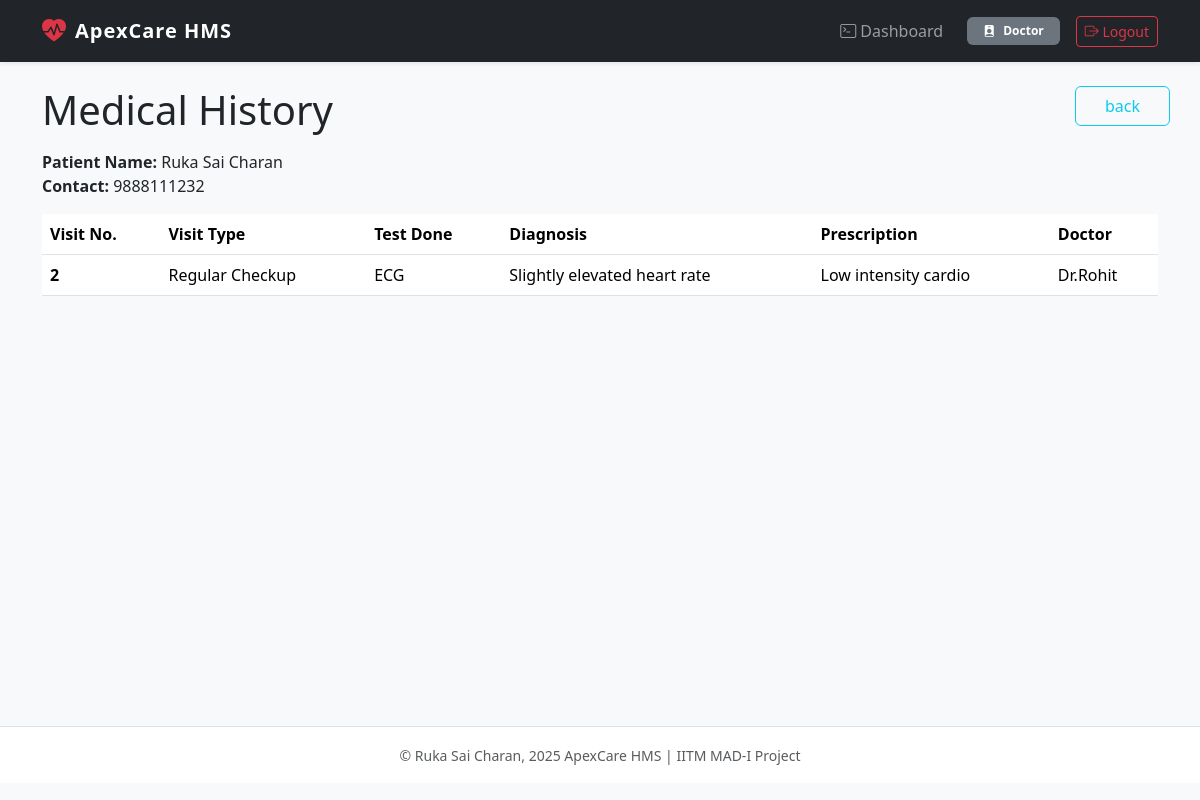
Screenshot of /patient_history/1 (signed in) with the database file from the repository.
### models.py (models this page shows)
class Patient(db.Model):
    id = db.Column(db.Integer, primary_key=True)
    user_id = db.Column(db.Integer, db.ForeignKey('user.id'), nullable=False)
    name = db.Column(db.String(100), nullable=False)
    contact = db.Column(db.String(100))

class Appointment(db.Model):
    id = db.Column(db.Integer, primary_key=True)
    patient_id = db.Column(db.Integer, db.ForeignKey('patient.id'), nullable=False)
    doctor_id = db.Column(db.Integer, db.ForeignKey('doctor.id'), nullable=False)
    appointment_date = db.Column(db.String(100), nullable=False)
    status = db.Column(db.String(50), default='Booked') # e.g., Booked, Completed, Cancelled

class Treatment(db.Model):
    id = db.Column(db.Integer, primary_key=True)
    appointment_id = db.Column(db.Integer, db.ForeignKey('appointment.id'), nullable=False)
    visit_type =  db.Column(db.String(50), default='Routine', nullable=False)
    test_done = db.Column(db.String(50), nullable=False)
    diagnosis = db.Column(db.String(100), nullable=False)
    prescription = db.Column(db.Text, nullable=False)

class Doctor(db.Model):
    id = db.Column(db.Integer, primary_key=True)
    user_id = db.Column(db.Integer, db.ForeignKey('user.id'), nullable=False)
    department_id = db.Column(db.Integer, db.ForeignKey('department.id'), nullable=False)
    name = db.Column(db.String(100), nullable=False)
    dob = db.Column(db.DateTime, nullable=False)
    experience = db.Column(db.Integer, nullable=False)
    specialization = db.Column(db.String(100), nullable=False)
    qualifications = db.Column(db.String(100), nullable=True)
    availability = db.Column(db.String(200), default='{}')

### app.py (the view, shortened to what this page needs)
@app.route('/patient_history/<int:patient_id>')
def patient_history(patient_id):
    if 'user_id' not in session or session.get('role') not in ('doctor', 'admin', 'patient'):
        flash('Unauthorized access')
        return redirect(url_for('login'))
    patient = Patient.query.get_or_404(patient_id)
    doctor = Doctor.query.filter_by(user_id=session['user_id']).first()
    all_appts = Appointment.query.filter_by(
        patient_id=patient.id,
        status="Completed"
    ).all()
    print(all_appts)
    history = []
    for appt in all_appts:
        treatment = Treatment.query.filter_by(appointment_id=appt.id).first()
        doctor_treated = Doctor.query.filter_by(id=appt.doctor_id).first()
        history.append({
            'appointment': appt,
            'treatment': treatment,  # This will be None if not completed
            'doctor': doctor_treated
        })
    return render_template(
        'patient_history.html',
        patient=patient,
        history=history
    )

### templates/patient_history.html (shortened to what this page needs)
{% extends "base.html" %}
{% block content %}
    <div class="row my-2">
        <div class="col-11">
            <h1>Medical History</h1>
        </div>
        <button onclick="goBack()" class="btn btn-outline-info mb-3 col-1">back</button>
    </div>
    <p><strong>Patient Name:</strong> {{ patient.name }}<br/>
    <strong>Contact:</strong> {{ patient.contact }}</p>
    {% if not history %}
        <p>No appointment history found for this patient</p>
    {% else %}
        <table class="table">
            <thead>
                <tr>
                <th scope="col">Visit No.</th>
                <th scope="col">Visit Type</th>
                <th scope="col">Test Done</th>
                <th scope="col">Diagnosis</th>
                <th scope="col">Prescription</th>
                <th scope="col">Doctor</th>
                </tr>
            </thead>
            <tbody>
            {% for item in history %}
                <tr>
                    <th scope="row">{{item.appointment.id}}</th>
                    <td>{{item.treatment.visit_type}}</td>
                    <td>{{item.treatment.test_done}}</td>
                    <td>{{item.treatment.diagnosis}}</td>
                    <td>{{item.treatment.prescription}}</td>
                    <td>Dr.{{item.doctor.name}}</td>
                </tr>
            {% endfor %}
            </tbody>
        </table>
    {% endif %}
{% endblock %}

### rows the page displays
Patient: name "Ruka Sai Charan", contact "9888111232"
Appointment: appointment.id "2"
Treatment: treatment.visit_type "Regular Checkup", treatment.test_done "ECG", treatment.diagnosis "Slightly elevated heart rate", treatment.prescription "Low intensity cardio"
Doctor: doctor.name "Rohit"

### other values shown
{{ session.role|capitalize }} "Doctor"
